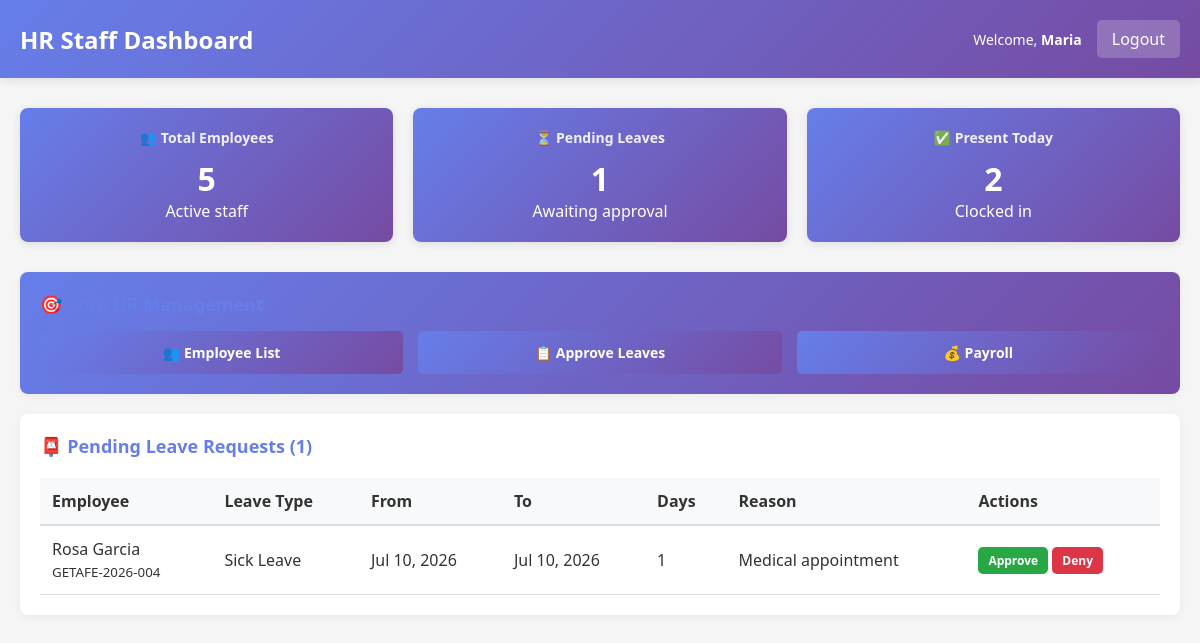
Screenshot of /staff/dashboard.php (signed in) with the database file from the repository.
### tables this page shows
CREATE TABLE employees (
  employee_id INT PRIMARY KEY AUTO_INCREMENT,
  employee_code VARCHAR(20) UNIQUE NOT NULL,
  first_name VARCHAR(50) NOT NULL,
  last_name VARCHAR(50) NOT NULL,
  email VARCHAR(100) UNIQUE NOT NULL,
  phone VARCHAR(20),
  position VARCHAR(100),
  salary DECIMAL(10, 2),
  date_hired DATE,
  status ENUM('active', 'inactive') DEFAULT 'active',
  created_at TIMESTAMP DEFAULT CURRENT_TIMESTAMP,
  updated_at TIMESTAMP DEFAULT CURRENT_TIMESTAMP ON UPDATE CURRENT_TIMESTAMP
);

CREATE TABLE leave_requests (
  leave_id INT PRIMARY KEY AUTO_INCREMENT,
  employee_id INT NOT NULL,
  leave_type_id INT NOT NULL,
  start_date DATE NOT NULL,
  end_date DATE NOT NULL,
  number_of_days INT,
  reason TEXT,
  status ENUM('pending', 'approved', 'denied') DEFAULT 'pending',
  approved_by INT,
  approved_date DATETIME,
  created_at TIMESTAMP DEFAULT CURRENT_TIMESTAMP,
  updated_at TIMESTAMP DEFAULT CURRENT_TIMESTAMP ON UPDATE CURRENT_TIMESTAMP,
  FOREIGN KEY (employee_id) REFERENCES employees(employee_id),
  FOREIGN KEY (leave_type_id) REFERENCES leave_types(leave_type_id),
  FOREIGN KEY (approved_by) REFERENCES users(user_id)
);

CREATE TABLE leave_types (
  leave_type_id INT PRIMARY KEY AUTO_INCREMENT,
  leave_type_name VARCHAR(50) NOT NULL,
  max_days_per_year INT,
  description TEXT,
  created_at TIMESTAMP DEFAULT CURRENT_TIMESTAMP
);

### includes/functions.php (called while the page is built, shortened)
<?php
function get_employee_info($conn, $employee_id) {
    $result = $conn->query("SELECT * FROM employees WHERE employee_id = $employee_id");
    return $result->fetch_assoc();
}
function format_date($date) {
    return date('M d, Y', strtotime($date));
}
function count_pending_leaves($conn) {
    $result = $conn->query("SELECT COUNT(*) as count FROM leave_requests WHERE status = 'pending'");
    return $result->fetch_assoc()['count'];
}
function get_total_employees($conn) {
    $result = $conn->query("SELECT COUNT(*) as count FROM employees WHERE status = 'active'");
    return $result->fetch_assoc()['count'];
}
?>

### staff/dashboard.php (the view, shortened to what this page needs)
<?php
require_once '../config/database.php';
require_once '../includes/functions.php';
$staff_id = $_SESSION['employee_id'];
$staff = get_employee_info($conn, $staff_id);
$total_employees = get_total_employees($conn);
$pending_leaves = count_pending_leaves($conn);
$today_present = $conn->query("SELECT COUNT(DISTINCT employee_id) as count FROM attendance WHERE attendance_date = CURDATE() AND status = 'present'")->fetch_assoc()['count'];
$pending = $conn->query("SELECT lr.*, lt.leave_type_name, e.first_name, e.last_name, e.employee_code FROM leave_requests lr JOIN leave_types lt ON lr.leave_type_id = lt.leave_type_id JOIN employees e ON lr.employee_id = e.employee_id WHERE lr.status = 'pending' ORDER BY lr.created_at DESC")->fetch_all(MYSQLI_ASSOC);
?>
<!DOCTYPE html>
<html lang="en">
<head>
    <link rel="stylesheet" href="../assets/css/style.css">
</head>
<body>
    <div class="navbar">
        <h2>HR Staff Dashboard</h2>
        <div class="navbar-user">
            <span>Welcome, <strong><?php echo htmlspecialchars($staff['first_name']); ?></strong></span>
            <a href="../logout.php">Logout</a>
        </div>
    </div>
    <div class="container">
        <div class="dashboard">
            <div class="stat-box">
                <h4>👥 Total Employees</h4>
                <div class="stat-number"><?php echo $total_employees; ?></div>
                <p>Active staff</p>
            </div>
            <div class="stat-box">
                <h4>⏳ Pending Leaves</h4>
                <div class="stat-number"><?php echo $pending_leaves; ?></div>
                <p>Awaiting approval</p>
            </div>
            <div class="stat-box">
                <h4>✅ Present Today</h4>
                <div class="stat-number"><?php echo $today_present; ?></div>
                <p>Clocked in</p>
            </div>
        </div>
        <div class="card" style="background: linear-gradient(135deg, #667eea 0%, #764ba2 100%); color: white;">
            <h3>🎯 Core HR Management</h3>
            <div style="display: grid; grid-template-columns: repeat(auto-fit, minmax(200px, 1fr)); gap: 15px; margin-top: 15px;">
                <a href="employee_list.php" class="btn btn-primary" style="text-align: center;">👥 Employee List</a>
                <a href="approve_leave.php" class="btn btn-primary" style="text-align: center;">📋 Approve Leaves</a>
                <a href="payroll.php" class="btn btn-primary" style="text-align: center;">💰 Payroll</a>
            </div>
        </div>
        <div class="table-container">
            <h3>📮 Pending Leave Requests (<?php echo count($pending); ?>)</h3>
            <?php if (!empty($pending)): ?>
            <table>
                <thead>
                    <tr>
                        <th>Employee</th>
                        <th>Leave Type</th>
                        <th>From</th>
                        <th>To</th>
                        <th>Days</th>
                        <th>Reason</th>
                        <th>Actions</th>
                    </tr>
                </thead>
                <tbody>
                    <?php foreach ($pending as $leave): ?>
                    <tr>
                        <td>
                            <?php echo htmlspecialchars($leave['first_name'] . ' ' . $leave['last_name']); ?><br>
                            <small><?php echo $leave['employee_code']; ?></small>
                        </td>
                        <td><?php echo htmlspecialchars($leave['leave_type_name']); ?></td>
                        <td><?php echo format_date($leave['start_date']); ?></td>
                        <td><?php echo format_date($leave['end_date']); ?></td>
                        <td><?php echo $leave['number_of_days']; ?></td>
                        <td><?php echo htmlspecialchars(substr($leave['reason'], 0, 30)); ?></td>
                        <td>
                            <a href="leave_action.php?leave_id=<?php echo $leave['leave_id']; ?>&action=approve" class="btn btn-success" style="padding: 5px 10px; font-size: 12px;">Approve</a>
                            <a href="leave_action.php?leave_id=<?php echo $leave['leave_id']; ?>&action=deny" class="btn btn-danger" style="padding: 5px 10px; font-size: 12px;">Deny</a>
                        </td>
                    </tr>
                    <?php endforeach; ?>
                </tbody>
            </table>
            <?php else: ?>
            <p class="text-center">✓ No pending leave requests</p>
            <?php endif; ?>
        </div>
    </div>
</body>
</html>

### assets/css/style.css (style rules this page uses)
* { margin: 0; padding: 0; box-sizing: border-box; }
body { font-family: 'Segoe UI', Tahoma, Geneva, Verdana, sans-serif; background-color: #f5f5f5; color: #333; }
.navbar { background: linear-gradient(135deg, #667eea 0%, #764ba2 100%); color: white; padding: 20px; display: flex; justify-content: space-between; align-items: center; box-shadow: 0 2px 10px rgba(0, 0, 0, 0.1); }
.navbar h2 { font-size: 24px; font-weight: 600; }
.navbar-user { display: flex; gap: 15px; align-items: center; }
.navbar-user span { font-size: 14px; }
.navbar-user a { background: rgba(255, 255, 255, 0.2); color: white; padding: 8px 15px; text-decoration: none; border-radius: 5px; transition: background 0.3s; }
.container { max-width: 1200px; margin: 30px auto; padding: 0 20px; }
.card { background: white; border-radius: 8px; padding: 20px; margin-bottom: 20px; box-shadow: 0 2px 10px rgba(0, 0, 0, 0.05); }
.card h3 { color: #667eea; margin-bottom: 15px; font-size: 18px; }
.dashboard { display: grid; grid-template-columns: repeat(auto-fit, minmax(200px, 1fr)); gap: 20px; margin-bottom: 30px; }
.stat-box { background: linear-gradient(135deg, #667eea 0%, #764ba2 100%); color: white; padding: 20px; border-radius: 8px; text-align: center; box-shadow: 0 2px 10px rgba(0, 0, 0, 0.1); }
.stat-box h4 { font-size: 14px; margin-bottom: 10px; opacity: 0.9; }
.stat-number { font-size: 32px; font-weight: bold; }
.btn { display: inline-block; padding: 12px 24px; border: none; border-radius: 5px; cursor: pointer; font-size: 14px; font-weight: 600; text-decoration: none; transition: all 0.3s; }
.btn-primary { background: linear-gradient(135deg, #667eea 0%, #764ba2 100%); color: white; }
.btn-success { background: #28a745; color: white; }
.btn-danger { background: #dc3545; color: white; }
.table-container { background: white; border-radius: 8px; padding: 20px; margin-bottom: 20px; box-shadow: 0 2px 10px rgba(0, 0, 0, 0.05); }
.table-container h3 { color: #667eea; margin-bottom: 20px; font-size: 18px; }
table { width: 100%; border-collapse: collapse; }
table thead { background-color: #f8f9fa; border-bottom: 2px solid #ddd; }
table th { padding: 12px; text-align: left; font-weight: 600; color: #333; }
table td { padding: 12px; border-bottom: 1px solid #ddd; }

### rows the page displays
employees: first_name "Maria"
leave_requests: employee.last_name "Rosa Garcia", employee.employee_code "GETAFE-2026-004", leave_type.leave_type_name "Sick Leave", start_date "Jul 10, 2026", end_date "Jul 10, 2026", number_of_days "1", reason "Medical appointment"

### other values shown
$total_employees "5"
$pending_leaves "1"
$today_present "2"
count($pending) "1"
